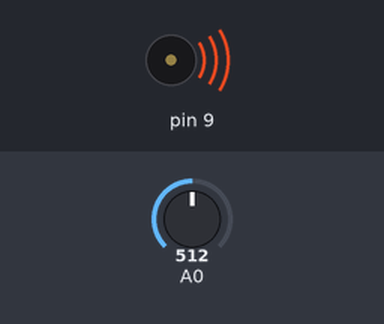
A sketch run on a simulated Arduino Uno, built with avr-gcc and run on an emulated ATmega328P. Parts: buzzer (waves = sounding). Inputs (shaded band) come from the test bench; at power-on: A0 = 512. What the sketch prints to the serial monitor is not drawn.

Above: at 0.1 s.
Timing chart, 0 to 1.6 s (numbered marks = the images above):
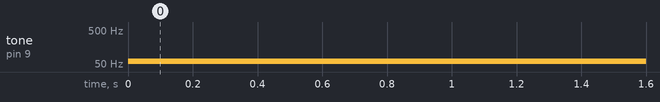

The sketch:

theramin.ino
```cpp
void setup()
{
  pinMode(9,OUTPUT);
  Serial.begin(9600); //start serial communication with the Arduino
}


void loop()
{
  int lowestVal = 400;
  int HighestVal = 900;
  int lowFreq = 50;
  int highFreq = 100;
  int sensorValue = analogRead(A0);
  Serial.println(sensorValue);
  sensorValue=map(sensorValue, lowestVal, HighestVal, lowFreq,highFreq);
  tone(9,sensorValue,100);
  //tone(9, 440, 1000);
  delay(1); //to prevent bricking the Arduino
}
```

Measured:
- by itself, tone on pin 9: silent → 61 Hz at 0.00 s
